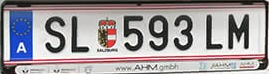
#> input picture Sentiment_Analysis/nlp/license plate/cropped_plate.png, 269 x 74 px
$ jupyter execute --allow-errors test_detic.ipynb
#> lines starting #> are read from the running program, lines starting #| are printed output that depends on the picture
[cell 1]
import cv2
from matplotlib import pyplot as plt

# โหลดรูปภาพ
image_path = 'lp.jpg'
image = cv2.imread(image_path)

# แปลงภาพเป็นขาวดำ
#> (the rest of this cell did not finish here and is left out)

[cell 2]
import numpy as np
import matplotlib.pyplot as plt
from numpy.fft import fft2, ifft2, fftshift, ifftshift
import cv2
from skimage import io, color, img_as_float, img_as_ubyte, exposure, filters
from scipy.ndimage import convolve
# อ่านภาพในโหมดสี (Color)
imgOg = cv2.imread('cropped_plate.png')
#> imgOg is the input picture: shape (74, 269, 3); mean B, G, R 155.7, 151.8, 158.4
img = imgOg
# img_color = io.imread('s-l1600.jpg')
img_rgb = cv2.cvtColor(img, cv2.COLOR_BGR2RGB)  # เปลี่ยนจาก BGR เป็น RGB

# แปลงจาก RGB เป็นสีเทา (Grayscale)
img_gray = color.rgb2gray(img_rgb)
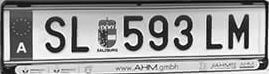
#> img_gray: shape (74, 269) float64; min 0, max 1, mean 0.602

# แสดงผลลัพธ์ภาพ
plt.subplot(2, 2, 1), plt.imshow(img_rgb), plt.title('Original RGB')
plt.subplot(2, 2, 2), plt.imshow(img_gray, cmap='gray'), plt.title('Grayscale')

# สร้างและแสดง Histogram ของภาพต้นฉบับ (RGB)
plt.subplot(2, 2, 3)
colors = ('r', 'g', 'b')
for i, color in enumerate(colors):
    hist = cv2.calcHist([img_rgb], [i], None, [256], [0, 256])
    plt.plot(hist, color=color)
    plt.xlim([0, 256])
plt.title('Histogram of RGB Image')

# สร้างและแสดง Histogram ของภาพสีเทา
plt.subplot(2, 2, 4)
plt.hist(img_gray.ravel(), bins=256, range=[0, 1], color='black')
plt.title('Histogram of Grayscale Image')
plt.xlabel('Pixel Intensity')
plt.ylabel('Frequency')

plt.tight_layout()
plt.show()
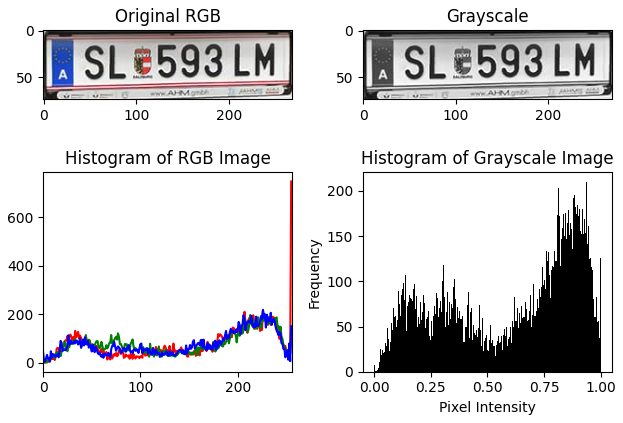
#> figure drawn by matplotlib, 4 panels; panel 3: curve peaks at x = 255, y = 748; panel 3: curve peaks at x = 226, y = 212; panel 3: curve peaks at x = 226, y = 218; panel 4: tallest bar 210 high, from x = 0.938 to 0.941
